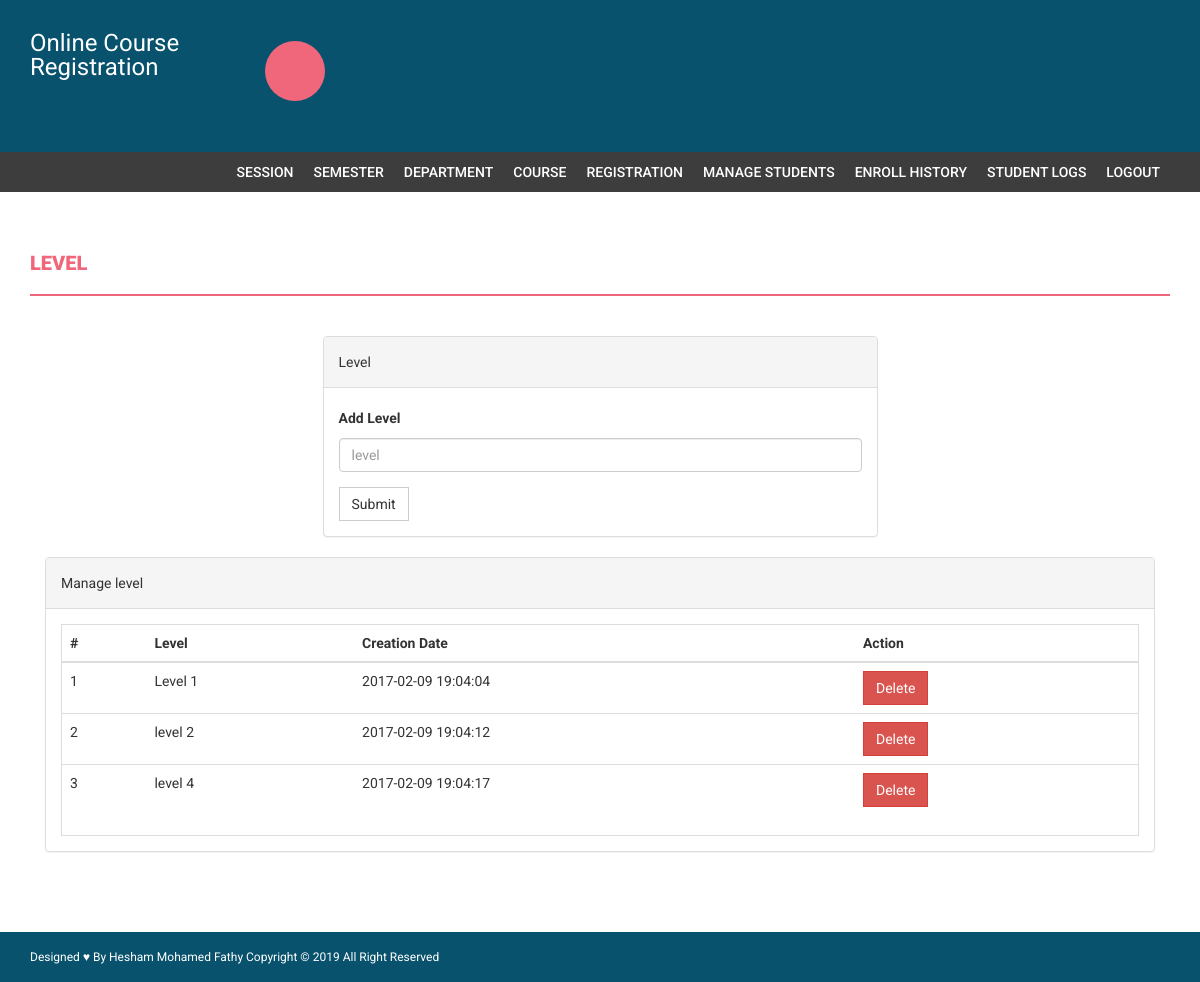
/onlinecourse/admin/level.php (signed in), run on the app's committed database.
### tables this page shows
CREATE TABLE `level` (
  `id` int(11) NOT NULL,
  `level` varchar(255) DEFAULT NULL,
  `creationDate` timestamp NULL DEFAULT CURRENT_TIMESTAMP
);

### onlinecourse/admin/level.php (the view, shortened to what this page needs)
<?php
include('includes/config.php');
if(strlen($_SESSION['alogin'])==0)
    {
header('location:index.php');
}
else{
?>
<!DOCTYPE html>
<html xmlns="http://www.w3.org/1999/xhtml">
<head>
    <link href="assets/css/bootstrap.css" rel="stylesheet" />
    <link href="assets/css/font-awesome.css" rel="stylesheet" />
    <link href="assets/css/style.css" rel="stylesheet" />
</head>
<body>
<?php include('includes/header.php');?>
<?php if($_SESSION['alogin']!="")
{
 include('includes/menubar.php');
}
 ?>
    <div class="content-wrapper">
        <div class="container">
              <div class="row">
                    <div class="col-md-12">
                        <h1 class="page-head-line">Level  </h1>
                    </div>
                </div>
                <div class="row" >
                  <div class="col-md-3"></div>
                    <div class="col-md-6">
                        <div class="panel panel-default">
                        <div class="panel-heading">
                           Level
                        </div>
                        <div class="panel-body">
                       <form name="level" method="post">
   <div class="form-group">
    <label for="department">Add Level  </label>
    <input type="text" class="form-control" id="level" name="level" placeholder="level" required />
  </div>
 <button type="submit" name="submit" class="btn btn-default">Submit</button>
</form>
                            </div>
                            </div>
                    </div>
                </div>
                <div class="col-md-12">
                    <div class="panel panel-default">
                        <div class="panel-heading">
                            Manage level
                        </div>
                        <div class="panel-body">
                            <div class="table-responsive table-bordered">
                                <table class="table">
                                    <thead>
                                        <tr>
                                            <th>#</th>
                                            <th>Level</th>
                                            <th>Creation Date</th>
                                            <th>Action</th>
                                        </tr>
                                    </thead>
                                    <tbody>
<?php
$sql=mysqli_query($con,"select * from level");
$cnt=1;
while($row=mysqli_fetch_array($sql))
{
?>
                                        <tr>
                                            <td><?php echo $cnt;?></td>
                                            <td><?php echo htmlentities($row['level']);?></td>
                                            <td><?php echo htmlentities($row['creationDate']);?></td>
                                            <td>
  <a href="level.php?id=<?php echo $row['id']?>&del=delete" onClick="return confirm('Are you sure you want to delete?')">
                                            <button class="btn btn-danger">Delete</button>
</a>
                                            </td>
                                        </tr>
<?php
$cnt++;
} ?>
                                    </tbody>
                                </table>
                            </div>
                        </div>
                    </div>
                </div>
            </div>
        </div>
  <?php include('includes/footer.php');?>
</body>
</html>
<?php } ?>

### onlinecourse/admin/assets/css/style.css (style rules this page uses)
body { font-family: 'Roboto', sans-serif; line-height: 30px; }
.content-wrapper { margin-top: 40px; min-height: 600px; padding-bottom: 60px; }
.page-head-line { font-weight: 900; padding-bottom: 20px; border-bottom: 2px solid #F0677C; text-transform: uppercase; color: #F0677C; font-size: 20px; margin-bottom: 40px; }
.btn { border-radius: 0px; -webkit-border-radius: 0px; -moz-border-radius: 0px; }

### data on the page
level: level "Level 1", creationDate "2017-02-09 19:04:04"
level: level "level 2", creationDate "2017-02-09 19:04:12"
level: level "level 4", creationDate "2017-02-09 19:04:17"
